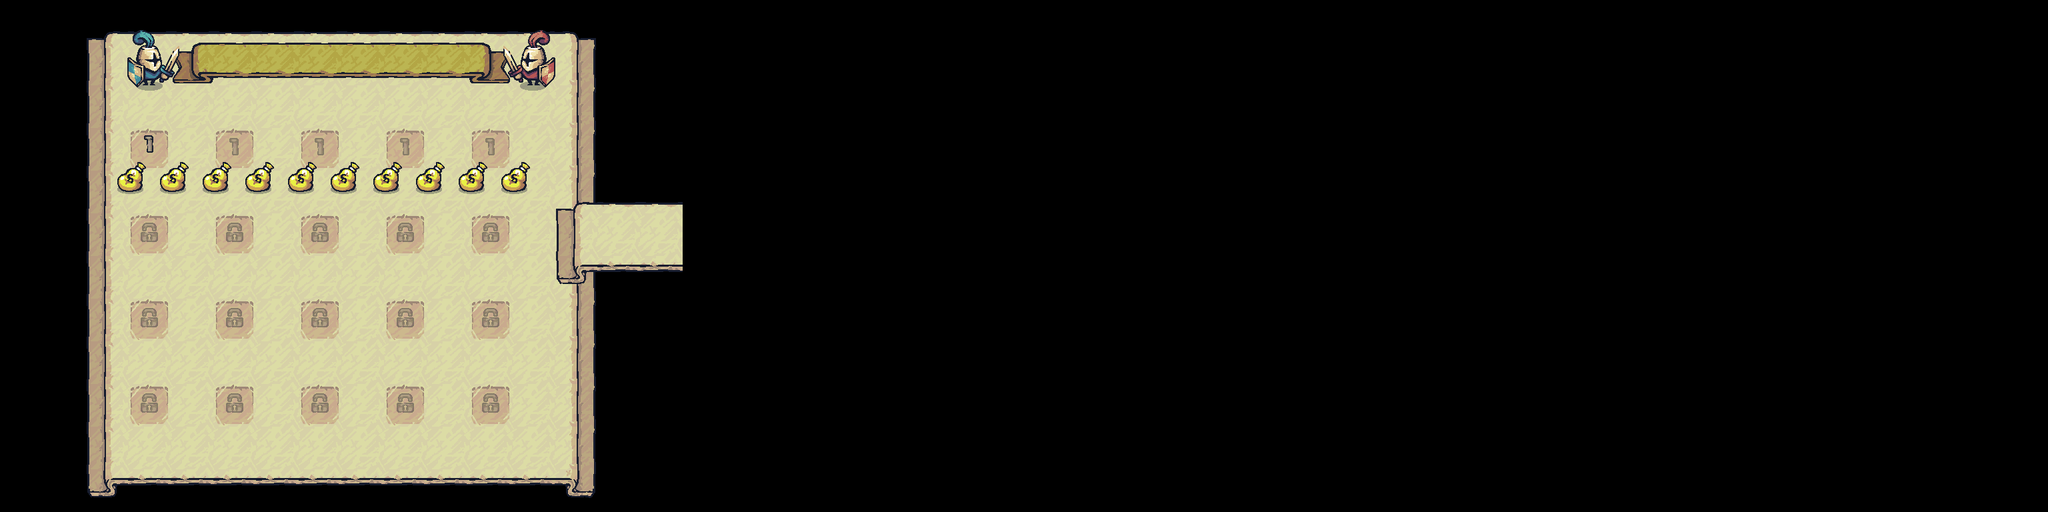

The image is a tile-based game level rendered from a .tmx file. Its description and complete source (layers, tilesets, objects, tile grids) follow:
An orthogonal 48x12 tile map with 64x64 px tiles, 6 tile layers (paper, Ribbons, lockstatus, gold, ...), 1 hidden layer not drawn, 22 tilesets.

<map version="1.10" tiledversion="1.11.0" orientation="orthogonal" renderorder="right-down" width="48" height="12" tilewidth="64" tileheight="64" infinite="0" nextlayerid="13" nextobjectid="1">
 <tileset firstgid="1" source="UI/Banner_Horizontal.tsx" />
 <tileset firstgid="2" source="UI/Banner_Connection_Down.tsx" />
 <tileset firstgid="3" source="UI/Banner_Connection_Left.tsx" />
 <tileset firstgid="4" source="UI/Banner_Connection_Right.tsx" />
 <tileset firstgid="5" source="UI/Banner_Connection_Up.tsx" />
 <tileset firstgid="6" source="UI/Banner_Vertical.tsx" />
 <tileset firstgid="7" source="UI/Carved_Regular.tsx" />
 <tileset firstgid="8" source="UI/Carved_9Slides.tsx" />
 <tileset firstgid="17" source="UI/Banner_Connection_Left_64.tsx" />
 <tileset firstgid="26" source="UI/Banner_Connection_Right_64.tsx" />
 <tileset firstgid="35" source="UI/Ribbon_Yellow_3Slides_64.tsx" />
 <tileset firstgid="38" source="Warrior_Blue.tsx" />
 <tileset firstgid="470" source="Warrior_Red.tsx" />
 <tileset firstgid="902" source="UI/Ribbon_Blue_3Slides_64.tsx" />
 <tileset firstgid="905" source="UI/Warrior_Red_Idle.tsx" />
 <tileset firstgid="959" source="UI/Button_Red_3Slides.tsx" />
 <tileset firstgid="962" source="UI/Button_Blue_3Slides.tsx" />
 <tileset firstgid="965" source="Terrain.tsx" />
 <tileset firstgid="1005" source="UI/Disable_10.tsx" />
 <tileset firstgid="1006" source="UI/Regular_04.tsx" />
 <tileset firstgid="1007" source="UI/Disable_04.tsx" />
 <tileset firstgid="1008" source="G_Idle.tsx" />
 <layer id="6" name="oldBG" width="16" height="12" visible="0">
  <data encoding="csv">
965,966,966,966,966,966,966,966,966,966,966,966,966,966,966,967,
975,0,976,976,976,976,976,976,976,976,976,976,976,976,976,977,
975,976,976,976,0,0,0,0,0,0,0,0,976,976,976,977,
975,976,976,976,0,0,0,0,0,0,0,0,976,976,976,977,
975,976,976,976,0,0,0,0,0,0,0,0,976,976,976,977,
975,976,976,976,0,0,0,0,0,0,0,0,976,976,976,977,
975,976,976,976,0,0,0,0,0,0,0,0,976,976,976,977,
975,976,976,976,0,0,0,0,0,0,0,0,976,976,976,977,
975,976,976,976,0,0,0,0,0,0,0,0,976,976,976,977,
975,976,976,976,0,0,0,0,0,0,0,0,976,976,976,977,
975,976,976,976,976,976,976,976,976,976,976,976,976,976,976,977,
985,986,986,986,986,986,986,986,986,986,986,986,986,986,986,987
</data>
 </layer>
 <layer id="5" name="paper" width="16" height="12">
  <data encoding="csv">
0,0,0,27,27,27,27,27,27,27,27,27,27,28,0,0,
0,0,0,30,30,30,30,30,30,30,30,30,30,31,0,0,
0,0,0,30,30,30,30,30,30,30,30,30,30,31,0,0,
0,0,0,30,30,30,30,30,30,30,30,30,30,31,0,0,
0,0,0,30,30,30,30,30,30,30,30,30,30,31,0,0,
0,0,0,30,30,30,30,30,30,30,30,30,30,31,0,0,
0,0,0,30,30,30,30,30,30,30,30,30,30,31,0,0,
0,0,0,30,30,30,30,30,30,30,30,30,30,31,0,0,
0,0,0,30,30,30,30,30,30,30,30,30,30,31,0,0,
0,0,0,30,30,30,30,30,30,30,30,30,30,31,0,0,
0,0,0,30,30,30,30,30,30,30,30,30,30,31,0,0,
0,0,0,33,33,33,33,33,33,33,33,33,33,34,0,0
</data>
 </layer>
 <layer id="8" name="Ribbons" width="16" height="12">
  <data encoding="csv">
0,0,17,0,0,0,0,0,0,0,0,0,0,0,0,0,
0,0,20,0,35,36,36,36,36,36,36,37,0,0,0,0,
0,0,20,0,0,0,0,0,0,0,0,0,0,0,0,0,
0,0,20,7,0,7,0,7,0,7,0,7,0,0,0,0,
0,0,20,0,0,0,0,0,0,0,0,0,0,17,18,18,
0,0,20,7,0,7,0,7,0,7,0,7,0,20,21,21,
0,0,20,0,0,0,0,0,0,0,0,0,0,23,24,24,
0,0,20,7,0,7,0,7,0,7,0,7,0,0,0,0,
0,0,20,0,0,0,0,0,0,0,0,0,0,0,0,0,
0,0,20,7,0,7,0,7,0,7,0,7,0,0,0,0,
0,0,20,0,0,0,0,0,0,0,0,0,0,0,0,0,
0,0,23,0,0,0,0,0,0,0,0,0,0,0,0,0
</data>
 </layer>
 <layer id="10" name="lockstatus" width="16" height="12">
  <data encoding="csv">
0,0,0,0,0,0,0,0,0,0,0,0,0,0,0,0,
0,0,0,0,0,0,0,0,0,0,0,0,0,0,0,0,
0,0,0,0,0,0,0,0,0,0,0,0,0,0,0,0,
0,0,0,1006,0,1007,0,1007,0,1007,0,1007,0,0,0,0,
0,0,0,0,0,0,0,0,0,0,0,0,0,0,0,0,
0,0,0,1005,0,1005,0,1005,0,1005,0,1005,0,0,0,0,
0,0,0,0,0,0,0,0,0,0,0,0,0,0,0,0,
0,0,0,1005,0,1005,0,1005,0,1005,0,1005,0,0,0,0,
0,0,0,0,0,0,0,0,0,0,0,0,0,0,0,0,
0,0,0,1005,0,1005,0,1005,0,1005,0,1005,0,0,0,0,
0,0,0,0,0,0,0,0,0,0,0,0,0,0,0,0,
0,0,0,0,0,0,0,0,0,0,0,0,0,0,0,0
</data>
 </layer>
 <layer id="11" name="gold" width="16" height="12">
  <data encoding="csv">
0,0,0,0,0,0,0,0,0,0,0,0,0,0,0,0,
0,0,0,0,0,0,0,0,0,0,0,0,0,0,0,0,
0,0,0,0,0,0,0,0,0,0,0,0,0,0,0,0,
0,0,1008,1009,1008,1009,1008,1009,1008,1009,1008,1009,0,0,0,0,
0,0,1010,1011,1010,1011,1010,1011,1010,1011,1010,1011,0,0,0,0,
0,0,0,0,0,0,0,0,0,0,0,0,0,0,0,0,
0,0,0,0,0,0,0,0,0,0,0,0,0,0,0,0,
0,0,0,0,0,0,0,0,0,0,0,0,0,0,0,0,
0,0,0,0,0,0,0,0,0,0,0,0,0,0,0,0,
0,0,0,0,0,0,0,0,0,0,0,0,0,0,0,0,
0,0,0,0,0,0,0,0,0,0,0,0,0,0,0,0,
0,0,0,0,0,0,0,0,0,0,0,0,0,0,0,0
</data>
 </layer>
 <layer id="12" name="Gold2" width="16" height="12">
  <data encoding="csv">
0,0,0,0,0,0,0,0,0,0,0,0,0,0,0,0,
0,0,0,0,0,0,0,0,0,0,0,0,0,0,0,0,
0,0,0,0,0,0,0,0,0,0,0,0,0,0,0,0,
0,0,0,1008,1009,1008,1009,1008,1009,1008,1009,1008,1009,0,0,0,
0,0,0,1010,1011,1010,1011,1010,1011,1010,1011,1010,1011,0,0,0,
0,0,0,0,0,0,0,0,0,0,0,0,0,0,0,0,
0,0,0,0,0,0,0,0,0,0,0,0,0,0,0,0,
0,0,0,0,0,0,0,0,0,0,0,0,0,0,0,0,
0,0,0,0,0,0,0,0,0,0,0,0,0,0,0,0,
0,0,0,0,0,0,0,0,0,0,0,0,0,0,0,0,
0,0,0,0,0,0,0,0,0,0,0,0,0,0,0,0,
0,0,0,0,0,0,0,0,0,0,0,0,0,0,0,0
</data>
 </layer>
 <layer id="9" name="spwan" width="16" height="12">
  <data encoding="csv">
0,0,38,39,40,0,0,0,0,0,0,905,906,907,0,0,
0,0,56,57,58,0,0,0,0,0,0,923,924,925,0,0,
0,0,74,75,76,0,0,0,0,0,0,941,942,943,0,0,
0,0,0,0,0,0,0,0,0,0,0,0,0,0,0,0,
0,0,0,0,0,0,0,0,0,0,0,0,0,0,0,0,
0,0,0,0,0,0,0,0,0,0,0,0,0,0,0,0,
0,0,0,0,0,0,0,0,0,0,0,0,0,0,0,0,
0,0,0,0,0,0,0,0,0,0,0,0,0,0,0,0,
0,0,0,0,0,0,0,0,0,0,0,0,0,0,0,0,
0,0,0,0,0,0,0,0,0,0,0,0,0,0,0,0,
0,0,0,0,0,0,0,0,0,0,0,0,0,0,0,0,
0,0,0,0,0,0,0,0,0,0,0,0,0,0,0,0
</data>
 </layer>
</map>
